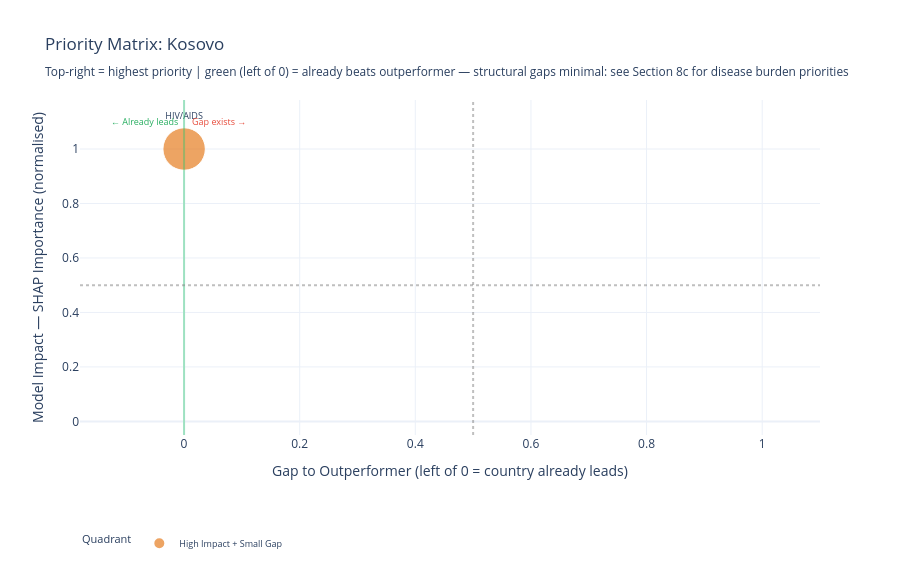

The cell this chart's notebook holds for it:
### Code cell
# ── 4b. Priority matrix scatter (impact vs gap) ───────────────────────────────

if CLUSTER_AVAILABLE and SHAP_RANK_AVAILABLE and len(comparison_rows) > 0:

    df_plot = df_priority[df_priority['SHAP Importance'].notna()].copy()

    # Renormalise SHAP on raw values
    max_shap = df_plot['SHAP Importance'].max()
    df_plot['SHAP_norm'] = df_plot['SHAP Importance'] / max_shap

    # Separate into two groups: has gap vs already ahead
    df_plot['Has_Gap'] = df_plot['Gap_norm'] > 0
    df_plot['Gap_norm_plot'] = df_plot['Gap_norm'].clip(lower=0)
    df_plot['Priority Score'] = df_plot['Priority Score'].clip(lower=0.05)

    # For features with no gap (x=0), spread them along x=-0.05 to -0.01
    # so they're visible as a column on the left side
    no_gap_mask = df_plot['Gap_norm_plot'] == 0
    n_no_gap = no_gap_mask.sum()
    if n_no_gap > 0:
        df_plot.loc[no_gap_mask, 'Gap_norm_plot'] = np.linspace(-0.12, -0.02, n_no_gap)

    df_plot['Quadrant'] = df_plot.apply(lambda r:
        'Already at/above outperformer' if not r['Has_Gap']
        else ('High Impact + Large Gap' if r['SHAP_norm'] >= 0.5 and r['Gap_norm'] >= 0.5
        else 'High Impact + Small Gap' if r['SHAP_norm'] >= 0.5 and r['Gap_norm'] < 0.5
        else 'Low Impact + Large Gap'  if r['SHAP_norm'] < 0.5  and r['Gap_norm'] >= 0.5
        else 'Low Impact + Small Gap'), axis=1
    )
    color_map = {
        'High Impact + Large Gap'      : '#e74c3c',
        'High Impact + Small Gap'      : '#e67e22',
        'Low Impact + Large Gap'       : '#f39c12',
        'Low Impact + Small Gap'       : '#95a5a6',
        'Already at/above outperformer': '#2ecc71',
    }

    no_gap_note = (' — structural gaps minimal: see Section 8c for disease burden priorities'
                   if IS_PROXY or len(globals().get('df_gaps', [])) == 0 else '')

    fig = px.scatter(
        df_plot,
        x='Gap_norm_plot', y='SHAP_norm',
        text='Feature',
        color='Quadrant',
        color_discrete_map=color_map,
        size='Priority Score',
        size_max=30,
        title=f'Priority Matrix: {COUNTRY}<br>'
              f'<sub>Top-right = highest priority | green (left of 0) = already beats outperformer'
              f'{no_gap_note}</sub>',
        labels={
            'Gap_norm_plot': 'Gap to Outperformer (left of 0 = country already leads)',
            'SHAP_norm'    : 'Model Impact — SHAP Importance (normalised)'
        }
    )
    fig.add_vline(x=0, line_dash='solid', line_color='#2ecc71', opacity=0.4, line_width=2)
    fig.add_vline(x=0.5, line_dash='dot', line_color='grey', opacity=0.5)
    fig.add_hline(y=0.5, line_dash='dot', line_color='grey', opacity=0.5)
    fig.add_annotation(
        x=-0.13, y=1.1, text='← Already leads',
        showarrow=False, font=dict(size=9, color='#27ae60'), xanchor='left'
    )
    fig.add_annotation(
        x=0.01, y=1.1, text='Gap exists →',
        showarrow=False, font=dict(size=9, color='#e74c3c'), xanchor='left'
    )
    fig.update_layout(
        yaxis=dict(range=[-0.05, 1.18]),
        xaxis=dict(range=[-0.18, 1.1]),
        height=570, width=900,
        template='plotly_white',
        legend=dict(x=0, y=-0.28, orientation='h', font=dict(size=9))
    )
    fig.update_traces(textposition='top center', textfont_size=9)
    fig.show()

    # ── Chart 2: features already at/above outperformer ──────────────────────
    df_strengths_plot = df_priority[
        df_priority['SHAP Importance'].notna() &
        (df_priority['Gap_norm'] <= 0)
    ].copy().sort_values('SHAP Importance', ascending=True)

    if len(df_strengths_plot) > 0:
        fig2, ax2 = plt.subplots(figsize=(11, max(4, len(df_strengths_plot) * 0.6)))

        feat_labels  = df_strengths_plot['Feature'].tolist()
        country_vals = []
        outperf_vals = []
        gap_vals     = []

        for feat in feat_labels:
            row = df_comparison[df_comparison['Feature'] == feat]
            if len(row) > 0:
                r = row.iloc[0]
                country_vals.append(r.get(COUNTRY, np.nan))
                outperf_vals.append(r.get('Outperformer Avg', np.nan))
                gap_vals.append(r.get('Gap to Outperformer', np.nan))
            else:
                country_vals.append(np.nan)
                outperf_vals.append(np.nan)
                gap_vals.append(np.nan)

        y = np.arange(len(feat_labels))
        w = 0.35

        ax2.barh(y - w/2, country_vals, w,
                 color='#2ecc71', alpha=0.85, edgecolor='white', label=COUNTRY)
        ax2.barh(y + w/2, outperf_vals, w,
                 color='#95a5a6', alpha=0.85, edgecolor='white', label='Outperformer Avg')

        # Annotations: SHAP importance + gap on the right
        x_max = max([v for v in country_vals + outperf_vals if pd.notna(v)] or [1])
        for i, (feat, gap) in enumerate(zip(feat_labels, gap_vals)):
            shap_val = df_strengths_plot[df_strengths_plot['Feature'] == feat]['SHAP Importance'].values[0]
            gap_str  = f'{gap:+.2f}' if pd.notna(gap) else 'n/a'
            ax2.text(x_max * 1.02, i,
                     f'SHAP {shap_val:.2f} yrs  |  gap {gap_str}',
                     va='center', fontsize=7.5, color='#2c3e50')

        ax2.set_yticks(y)
        ax2.set_yticklabels(feat_labels, fontsize=9)
        ax2.set_xlabel('Feature Value (raw scale)')
        ax2.set_xlim(right=x_max * 1.35)
        ax2.set_title(
            f'Structural Strengths — {COUNTRY} Already Meets or Beats Outperformer Average',
            'Sorted by SHAP importance (higher = more LE impact globally) | gap < 0 means country leads',
            fontweight='bold', fontsize=10
        )
        ax2.legend(fontsize=9, frameon=False, loc='lower right')
        ax2.spines[['top', 'right']].set_visible(False)
        plt.tight_layout()
        plt.show()

        print(f'✅ STRUCTURAL STRENGTHS — {COUNTRY.upper()}')
        print(f'{len(df_strengths_plot)} of {len(df_priority)} model features already at/above outperformer average')
        print()
        for _, row in df_strengths_plot.sort_values('SHAP Importance', ascending=False).iterrows():
            comp_row = df_comparison[df_comparison['Feature'] == row['Feature']]
            if len(comp_row) > 0:
                cr = comp_row.iloc[0]
                c_val  = cr.get(COUNTRY, np.nan)
                op_val = cr.get('Outperformer Avg', np.nan)
                gap_v  = cr.get('Gap to Outperformer', np.nan)
                print(f"   ✅ {row['Feature'][:40]:40s}  ",
                      f"SHAP={row['SHAP Importance']:.2f} yrs  ",
                      f"Country={c_val:.3f}  Outperf={op_val:.3f}  gap={gap_v:+.3f}")

### Figure 1 — Plotly figure (JSON) as saved in the notebook; plotly's stock layout.template omitted (floating-point values rounded to 4 significant figures)
{"data": [{"hovertemplate": "Quadrant=High Impact + Small Gap<br>Gap to Outperformer (left of 0 = country already leads)=%{x}<br>Model Impact — SHAP Importance (normalised)=%{y}<br>Priority Score=%{marker.size}<br>Feature=%{text}<extra></extra>", "legendgroup": "High Impact + Small Gap", "marker": {"color": "#e67e22", "size": [0.05], "sizemode": "area", "sizeref": 5.556e-05, "symbol": "circle"}, "mode": "markers+text", "name": "High Impact + Small Gap", "orientation": "v", "showlegend": true, "text": ["HIV/AIDS"], "textfont": {"size": 9}, "textposition": "top center", "type": "scatter", "x": [9.758e-05], "xaxis": "x", "y": [1], "yaxis": "y"}], "layout": {"annotations": [{"font": {"color": "#27ae60", "size": 9}, "showarrow": false, "text": "← Already leads", "x": -0.13, "xanchor": "left", "y": 1.1}, {"font": {"color": "#e74c3c", "size": 9}, "showarrow": false, "text": "Gap exists →", "x": 0.01, "xanchor": "left", "y": 1.1}], "height": 570, "legend": {"font": {"size": 9}, "itemsizing": "constant", "orientation": "h", "title": {"text": "Quadrant"}, "tracegroupgap": 0, "x": 0, "y": -0.28}, "shapes": [{"line": {"color": "#2ecc71", "dash": "solid", "width": 2}, "opacity": 0.4, "type": "line", "x0": 0, "x1": 0, "xref": "x", "y0": 0, "y1": 1, "yref": "y domain"}, {"line": {"color": "grey", "dash": "dot"}, "opacity": 0.5, "type": "line", "x0": 0.5, "x1": 0.5, "xref": "x", "y0": 0, "y1": 1, "yref": "y domain"}, {"line": {"color": "grey", "dash": "dot"}, "opacity": 0.5, "type": "line", "x0": 0, "x1": 1, "xref": "x domain", "y0": 0.5, "y1": 0.5, "yref": "y"}], "title": {"text": "Priority Matrix: Kosovo<br><sub>Top-right = highest priority | green (left of 0) = already beats outperformer — structural gaps minimal: see Section 8c for disease burden priorities</sub>"}, "width": 900, "xaxis": {"anchor": "y", "domain": [0, 1], "range": [-0.18, 1.1], "title": {"text": "Gap to Outperformer (left of 0 = country already leads)"}}, "yaxis": {"anchor": "x", "domain": [0, 1], "range": [-0.05, 1.18], "title": {"text": "Model Impact — SHAP Importance (normalised)"}}}}
